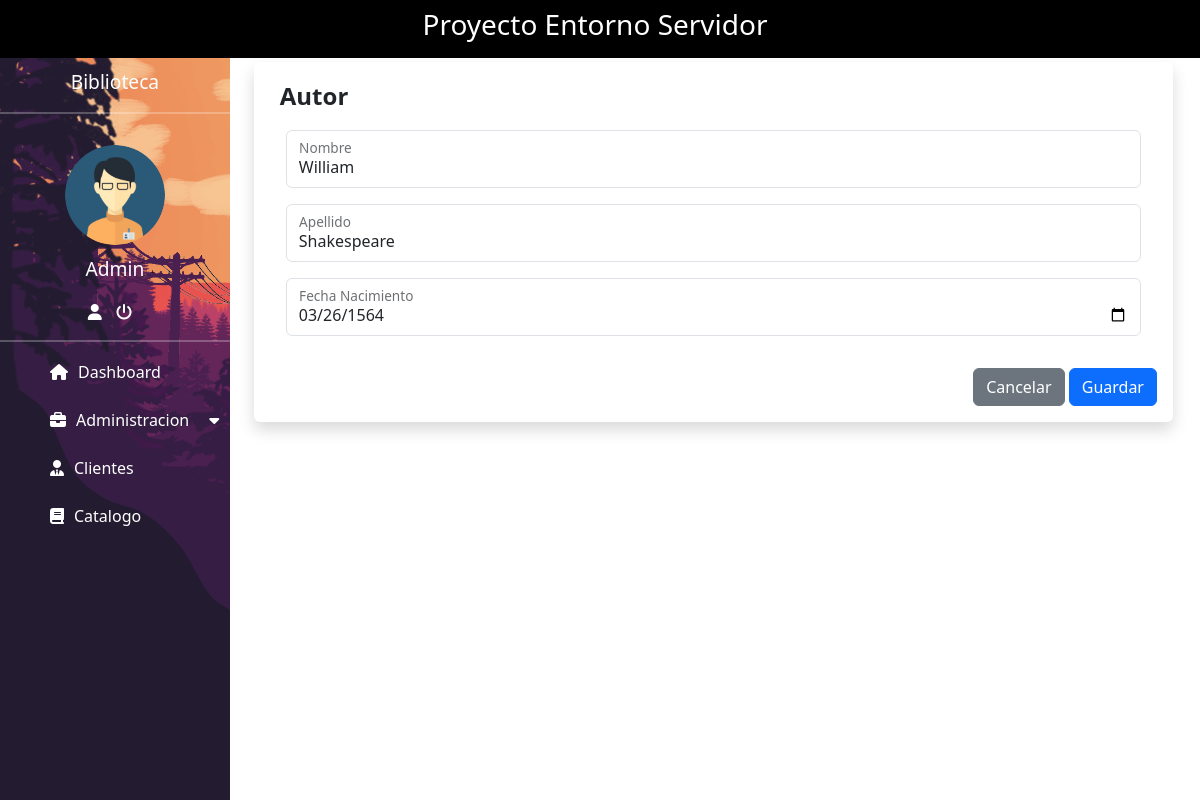
The page /?view=idAutor&Id_autor=1 (signed in) on the database its author committed.
### tables this page shows
CREATE TABLE `administrador` (
  `Id_administrador` int(11) NOT NULL,
  `Usuario` varchar(15) NOT NULL,
  `Contraseña` varchar(255) NOT NULL
);

CREATE TABLE `autor` (
  `Id_autor` int(11) NOT NULL,
  `Nombre` varchar(100) NOT NULL,
  `Apellido` varchar(100) NOT NULL,
  `Fecha_nacimiento` date NOT NULL
);

### controller/control.php (called while the page is built, shortened)
<?php
include_once "model/dashboard.php";
class control
{
    public $model;
    public function __construct()
    {
        $this->model = new dashboard();
    }
    public function idAutor()
    {
        $autor = new autor();
        if (isset($_REQUEST["Id_autor"])) {
            $autor = $this->model->id_Autor($_REQUEST["Id_autor"]);
        }
        include_once "view/actualizarAutor.php";
    }
}
?>

### config/conexion.php (called while the page is built)
<?php
class conexion
{
    public static function conectar()
    {
        $connection = new PDO("mysql:host =127.0.0.1; dbname=biblioteca; port=3307", "root", "");
        $connection->setAttribute(PDO::ATTR_ERRMODE, PDO::ERRMODE_EXCEPTION);
        return $connection;
    }
}
?>

### model/dashboard.php (called while the page is built, shortened)
<?php
class dashboard
{
    public $conect;
    public function __construct()
    {
        try {
            $this->conect = conexion::conectar();
        } catch (PDOException $e) {
            die("Error " . $e->getMessage());
        }
    }
    public function nombreUsuario(){
        try {
            $query = "SELECT * FROM `administrador`";
            $stmt = $this->conect->prepare($query);
            $stmt->execute();
            return $stmt->fetchAll(PDO::FETCH_OBJ);
        } catch (PDOException $e) {
            die("Error: " . $e->getMessage());
        }
    }
    public function id_Autor($id)
    {
        try {
            $query = "SELECT * FROM `autor` WHERE Id_autor = ?";
            $stmt = $this->conect->prepare($query);
            $stmt->execute(array($id));
            return $stmt->fetch(PDO::FETCH_OBJ);
        } catch (PDOException $e) {
            die("Error: " . $e->getMessage());
        }
    }
}
?>

### view/actualizarAutor.php (the view, shortened to what this page needs)
<!DOCTYPE html>
<html lang="en">
<head>
    <link href="https://cdn.jsdelivr.net/npm/bootstrap@5.3.2/dist/css/bootstrap.min.css" rel="stylesheet"
>
    <link rel="stylesheet" href="https://cdnjs.cloudflare.com/ajax/libs/font-awesome/6.4.2/css/all.min.css"
 />
    <link rel="stylesheet" href="resources/css/style.css">
    <link rel="stylesheet" href="resources/css/table.css">
</head>
<body>
    <nav class="navbar navbar-expand-xl navbar-dark bg-black">
        <div class="container-fluid justify-content-center">
            <h3 class="col-lg-6 col-md-12 col-sm-12 col-12 text-center color">Proyecto Entorno Servidor</h3>
        </div>
    </nav>
    <section>
        <div class="margen">
            <div class="row">
                <div class="col-4 linea-vertical">
                    <p class="size">Biblioteca</p>
                    <hr>
                    <img src="resources/img/ad.png" alt="" class="admin">
                    <?php foreach ($this->model->nombreUsuario() as $key): ?>
                        <p class="size"><?php echo $key->Usuario; ?></p>
                    <?php endforeach; ?>
                    <a href="" title="Cuenta" class="color"><i class="fa-solid fa-user"></i></a>
                    <a href="" title="Cerrar Sesion" class="color" data-bs-toggle="modal"
                        data-bs-target="#exampleModal"><i class="fa-solid fa-power-off"></i></a>
                    <hr>
                    <nav>
                    <ul>
                            <li><a href="?view=index" class="spaces"><i class="fa-solid fa-house top"></i>Dashboard</a>
                            </li>
                            <li><a href="#" class="spaces"><i class="fa-solid fa-briefcase space"></i>Administracion<i
                                        class="fa-solid fa-caret-down space"></i></a>
                            </li>
                            <li><a href="?view=cliente" class="spaces"><i class="fa-solid fa-user-tie space"></i>Clientes</a>
                            </li>
                            <li><a href="?view=catalogo" class="spaces"><i class="fa-solid fa-book space"></i>Catalogo</a>
                            </li>
                        </ul>
                    </nav>
                </div>
                <div class="col-9 custom-card-body">
                    <div class="container mt-1">
                        <div class="row">
                            <div class="col m-auto">
                                <div class="card border-0 shadow">
                                    <div class="card-body">
                                        <b class="aling">Autor</b><br>
                                        <div class="modal-content">
                                            <div class="modal-body">
                                                <div class="card-body">
                                                    <form action="?view=guardarAutor" method="post">
                                                        <div class="form-floating mb-3">
                                                            <input type="text" class="form-control" name="nombre-autor"
                                                                id="nombre-autor" placeholder="nombre"
                                                                value="<?php echo $autor->Nombre; ?>" required>
                                                            <label for="nombre-autor">Nombre</label>
                                                        </div>
                                                        <div class="form-floating mb-3">
                                                            <input type="text" class="form-control"
                                                                name="apellido-autor" id="apellido-autor"
                                                                placeholder="apellido"
                                                                value="<?php echo $autor->Apellido; ?>" required>
                                                            <label for="apellido-autor">Apellido</label>
                                                        </div>
                                                        <div class="form-floating mb-3">
                                                            <input type="date" class="form-control"
                                                                name="fecha-nacimiento-autor"
                                                                id="fecha-nacimiento-autor"
                                                                placeholder="fecha-nacimiento"
                                                                value="<?php echo $autor->Fecha_nacimiento; ?>"
                                                                required>
                                                            <label for="fecha-nacimiento-autor">Fecha
                                                                Nacimiento</label>
                                                        </div>
                                                </div>
                                            </div>
                                            <div class="modal-footer">
                                                <a href="?view=autor" class="btn btn-secondary">Cancelar</a>&nbsp;
                                                <button type="submit" class="btn btn-primary"
                                                    name="Guardar-autor">Guardar</button>
                                            </div>
                                        </div>
                                    </div>
                                </div>
                            </div>
                        </div>
                    </div>
                </div>
            </div>
        </div>
    </section>
</body>
</html>

### resources/css/style.css (style rules this page uses)
* { margin: 0; padding: 0; box-sizing: border-box; }
body { margin: 0; padding: 0; }
.linea-vertical { background-image: url("../img/sideBar.png"); text-align: center; min-height: calc(100vh - 57.6px); width: 20%; padding-right: 0; background-size: cover; }
hr { border-color: white; border-width: 2px; }
.size { color: white; margin-top: 10px; font-size: 1.2rem; }
.color { color: white; margin-right: 10px; }
.margen { margin-right: 15px; }
.admin { width: 100px; height: 100px; border-radius: 50%; object-fit: cover; margin-top: 15px; }
nav ul { margin: 0; padding: 0; list-style: none; line-height: 16px; }
nav ul a { box-sizing: border-box; color: white; display: block; width: 100%; padding: 6px 10px; text-decoration: none; text-align: left; }
.aling { text-align: center; }
.space, .spaces { margin-left: 20px; margin-right: 10px; margin-top: 10px; }
.top { margin-left: 20px; margin-right: 10px; }
.aling { margin-left: 10px; font-size: 1.5rem; }
.custom-card-body { width: 80%; }

### rows shown on the page
administrador: Usuario "Admin"
autor: nombre-autor "William", apellido-autor "Shakespeare", fecha-nacimiento-autor "03/26/1564"
